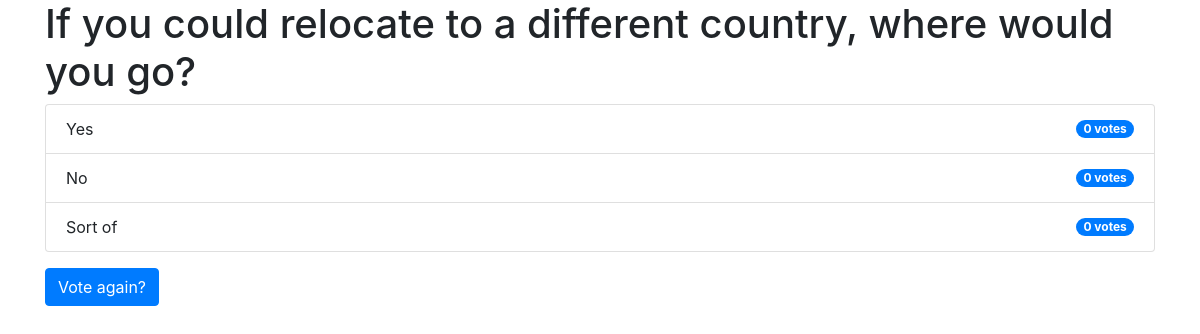
The app's page /polls/2/results/ with its own data.
### polls/models.py (models this page shows, shortened)
class Question(models.Model):
    question_text = models.CharField(max_length=200)
    pub_date = models.DateTimeField('date published')

class Choice(models.Model):
    question = models.ForeignKey(Question, on_delete=models.CASCADE)
    choice_text = models.CharField(max_length=200)
    votes = models.IntegerField(default=0)

### polls/views.py (the view)
# urls.py: path('<int:question_id>/results/', views.results, name='results'),
def results(request, question_id):
    question = get_object_or_404(Question, pk=question_id)
    return render(request, 'polls/results.html', {'question': question})

### polls/templates/polls/results.html (shortened to what this page needs)
<div class="container">
    <h1>{{ question.question_text }}</h1>
    <ul class="list-group">
        {% for choice in question.choice_set.all %}
        <li class="list-group-item d-flex justify-content-between align-items-center">
            {{ choice.choice_text }}
            <span class="badge badge-primary badge-pill">{{ choice.votes }} vote{{ choice.votes|pluralize }}</span>
        </li>
        {% endfor %}
    </ul>
    <a href="{% url 'polls:detail' question.id %}" class="btn btn-primary mt-3">Vote again?</a>
</div>
<link rel="stylesheet" href="https://maxcdn.bootstrapcdn.com/bootstrap/4.5.2/css/bootstrap.min.css">

### records on screen
Question: question_text "If you could relocate to a different country, where would you go?"
Choice: choice_text "Yes", votes "0"
Choice: choice_text "No", votes "0"
Choice: choice_text "Sort of", votes "0"
